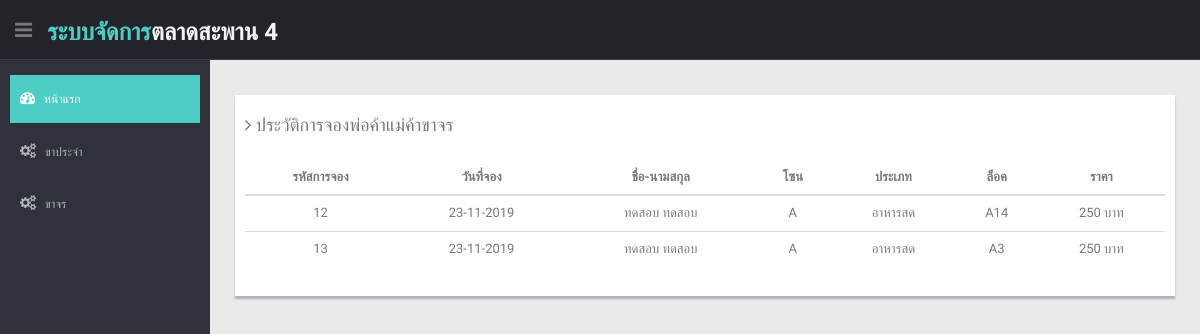
Page /history_irregular.php on the committed database.
### tables this page shows
CREATE TABLE `booking` (
  `booking_id` int(11) NOT NULL,
  `irregular_id` int(11) NOT NULL,
  `log_id` int(11) NOT NULL,
  `log_detail_id` int(11) NOT NULL,
  `booking_price` int(11) NOT NULL,
  `booking_status` int(11) DEFAULT '0',
  `booking_create_date` datetime NOT NULL DEFAULT CURRENT_TIMESTAMP,
  `booking_update_date` datetime NOT NULL DEFAULT CURRENT_TIMESTAMP
);

CREATE TABLE `irregular` (
  `irreg_id` int(11) NOT NULL COMMENT 'รหัสพ่อค้าแม่ค้าขาจร',
  `irreg_fname` text NOT NULL COMMENT 'ชื่อ',
  `irreg_lname` text NOT NULL COMMENT 'นามสกุล',
  `irreg_id_card` varchar(13) NOT NULL COMMENT 'รหัสบัตรประจำตัวประชาชน',
  `irreg_address` text NOT NULL COMMENT 'ที่อยู่',
  `irreg_tel` varchar(10) NOT NULL COMMENT 'เบอร์โทรศัพท์ประจำ',
  `irreg_username` text NOT NULL COMMENT 'ชื่อผู้ใช้',
  `irreg_password` text NOT NULL COMMENT 'รหัสผ่าน',
  `irreg_create_date` datetime NOT NULL DEFAULT CURRENT_TIMESTAMP COMMENT 'วันที่เพิ่มข้อมูล',
  `irreg_update_date` datetime NOT NULL DEFAULT CURRENT_TIMESTAMP COMMENT 'วันที่อัพเดทข้อมูล'
);

CREATE TABLE `log` (
  `log_id` int(11) NOT NULL,
  `log_name` text NOT NULL,
  `log_type` text NOT NULL,
  `log_create_date` date NOT NULL,
  `log_update_date` date NOT NULL
);

CREATE TABLE `log_detail` (
  `log_detail_id` int(11) NOT NULL,
  `log_id` int(11) NOT NULL,
  `log_detail_name` text NOT NULL,
  `log_detail_status` int(11) NOT NULL
);

### bookingController.php (called while the page is built, shortened)
<?php
function getBooking($conn) {
    $sql = "SELECT booking_id, irregular.irreg_fname, irregular.irreg_lname, log.log_id, log.log_name, log.log_type, log_detail.log_detail_id, log_detail.log_detail_name, booking_price, booking_status, booking_create_date
    FROM booking
    LEFT JOIN irregular ON irregular.irreg_id = booking.irregular_id
    LEFT JOIN log ON log.log_id = booking.log_id
    LEFT JOIN log_detail ON log_detail.log_detail_id = booking.log_detail_id";
    $result = $conn->query($sql);
    return $result;
}
?>

### history_irregular.php (the view, shortened to what this page needs)
<!DOCTYPE html>
<html lang="en">
<?php
include_once "include/header.php";
include_once "bookingController.php";
$result = getBooking($conn);
?>
<body>
    <section id="container">
        <?php include_once "layout/top_navigation.php"; ?>
        <?php include_once "layout/sidebar_menu.php"; ?>
        <section id="main-content">
            <section class="wrapper">
                <div class="row mt">
                    <div class="col-lg-12">
                        <div class="form-panel">
                            <h4 class="mb"><i class="fa fa-angle-right"></i> ประวัติการจองพ่อค้าแม่ค้าขาจร</h4>
                            <div class="table-responsive">
                                <table class="table table-hover">
                                    <thead>
                                        <tr>
                                            <th class="text-center">รหัสการจอง</th>
                                            <th class="text-center">วันที่จอง</th>
                                            <th class="text-center">ชื่อ-นามสกุล</th>
                                            <th class="text-center">โซน</th>
                                            <th class="text-center">ประเภท</th>
                                            <th class="text-center">ล็อค</th>
                                            <th class="text-center">ราคา</th>
                                        </tr>
                                    </thead>
                                    <tbody>
                                        <?php foreach ($result as $key => $value) { ?>
                                        <tr>
                                            <td class="text-center"><?php echo $value['booking_id']; ?></td>
                                            <td class="text-center"><?php echo date("d-m-Y", strtotime($value['booking_create_date']));?></td>
                                            <td class="text-center"><?php echo $value['irreg_fname'] . ' ' . $value['irreg_lname']; ?></td>
                                            <td class="text-center"><?php echo $value['log_name']; ?></td>
                                            <td class="text-center"><?php echo $value['log_type']; ?></td>
                                            <td class="text-center"><?php echo $value['log_detail_name']; ?></td>
                                            <td class="text-center"><?php echo number_format($value['booking_price']) . ' บาท'; ?></td>
                                        </tr>
                                        <?php } ?>
                                    </tbody>
                                </table>
                            </div>
                        </div>
                    </div>
                </div>
            </section>
        </section>
    </section>
</body>
</html>

### css/style.css (style rules this page uses)
body { color: #797979; background: #eaeaea; font-family: 'Ruda', sans-serif; padding: 0px !important; margin: 0px !important; font-size:13px; }
#container { width: 100%; height: 100%; }
.mt { margin-top: 25px; }
.mb { margin-bottom: 25px; }
#main-content { margin-left: 210px; }
.wrapper { display: inline-block; margin-top: 60px; padding-left: 15px; padding-right: 15px; padding-bottom: 15px; padding-top: 0px; width: 100%; }
.form-panel { background: #ffffff; margin: 10px; padding: 10px; box-shadow: 0px 3px 2px #aab2bd; text-align: left; }

### css/custom.css (style rules this page uses)
html, body { font-family: 'Prompt', sans-serif; }

### rows in the picture
booking: booking_id "12", booking_create_date "23-11-2019", irregular.irreg_fname "ทดสอบ", irregular.irreg_lname "ทดสอบ", log.log_name "A", log.log_type "อาหารสด", log_detail.log_detail_name "A14", booking_price "250"
booking: booking_id "13", booking_create_date "23-11-2019", irregular.irreg_fname "ทดสอบ", irregular.irreg_lname "ทดสอบ", log.log_name "A", log.log_type "อาหารสด", log_detail.log_detail_name "A3", booking_price "250"
